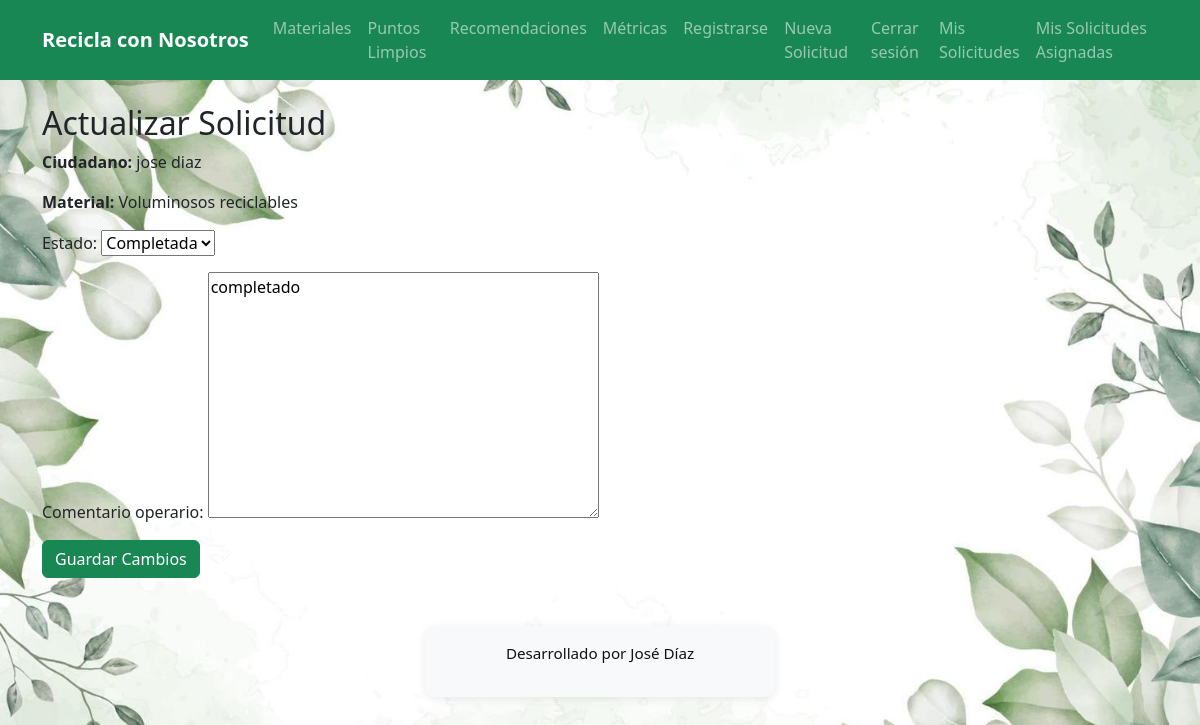
The page /operario/solicitud/3/actualizar/ (signed in) on the database its author committed.
### core/models.py (models this page shows, shortened)
class SolicitudRetiro(models.Model):
    ciudadano = models.ForeignKey(User, on_delete=models.CASCADE)
    material = models.CharField(max_length=10, choices=MATERIALES)
    cantidad = models.PositiveIntegerField()
    fecha_estimada = models.DateField()
    fecha_creacion = models.DateTimeField(default=timezone.now)
    fecha_completada = models.DateTimeField(null=True, blank=True)
    estado = models.CharField(max_length=3, choices=ESTADOS, default='PEN')
    comentario_operario = models.TextField(blank=True, null=True)
    operario_asignado = models.ForeignKey(
        settings.AUTH_USER_MODEL,
        null=True,
        blank=True,
        related_name='solicitudes_asignadas',
        on_delete=models.SET_NULL)

### core/views.py (the view)
# urls.py: path('operario/solicitud/<int:solicitud_id>/actualizar/', views.actualizar_solicitud, name='actualizar_solicitud'),
@user_passes_test(es_operario)
def actualizar_solicitud(request, solicitud_id):
    solicitud = SolicitudRetiro.objects.get(id=solicitud_id, operario_asignado=request.user)
    if request.method == 'POST':
        form = SolicitudOperarioForm(request.POST, instance=solicitud)
        if form.is_valid():
            solicitud = form.save(commit=False)
            if solicitud.estado == 'COM':
                from django.utils import timezone
                solicitud.fecha_completada = timezone.now()
            solicitud.save()
            return redirect('solicitudes_operario')
    else:
        form = SolicitudOperarioForm(instance=solicitud)
    return render(request, 'core/operario_actualizar.html', {'form': form, 'solicitud': solicitud})

### core/forms.py
class SolicitudOperarioForm(forms.ModelForm):
    class Meta:
        model = SolicitudRetiro
        fields = ['estado', 'comentario_operario']

### core/templatetags/usuario_grupos.py (called while the page is built)
@register.filter(name='has_group')
def has_group(user, group_name):
    return user.groups.filter(name=group_name).exists()

### core/views.py (called while the page is built)
def es_operario(user):
    return user.groups.filter(name='Operario').exists()

### core/templates/core/operario_actualizar.html (shortened to what this page needs)
{% extends 'core/base.html' %}
{% block content %}
<h2>Actualizar Solicitud</h2>
<p><strong>Ciudadano:</strong> {{ solicitud.ciudadano.get_full_name }}</p>
<p><strong>Material:</strong> {{ solicitud.get_material_display }}</p>
<form method="post">
    {{ form.as_p }}
    <button type="submit" class="btn btn-success">Guardar Cambios</button>
</form>
{% endblock %}

### core/static/core/css/estilos.css (style rules this page uses)
body { background-image: url('/static/core/img/beautiful-green-leaves-watercolor-background-vector.jpg'); background-size: cover; background-attachment: fixed; background-position: center; }

### rows shown on the page
SolicitudRetiro: ciudadano.get_full_name "jose diaz", material "Voluminosos reciclables", estado "Completada", comentario_operario "completado"
